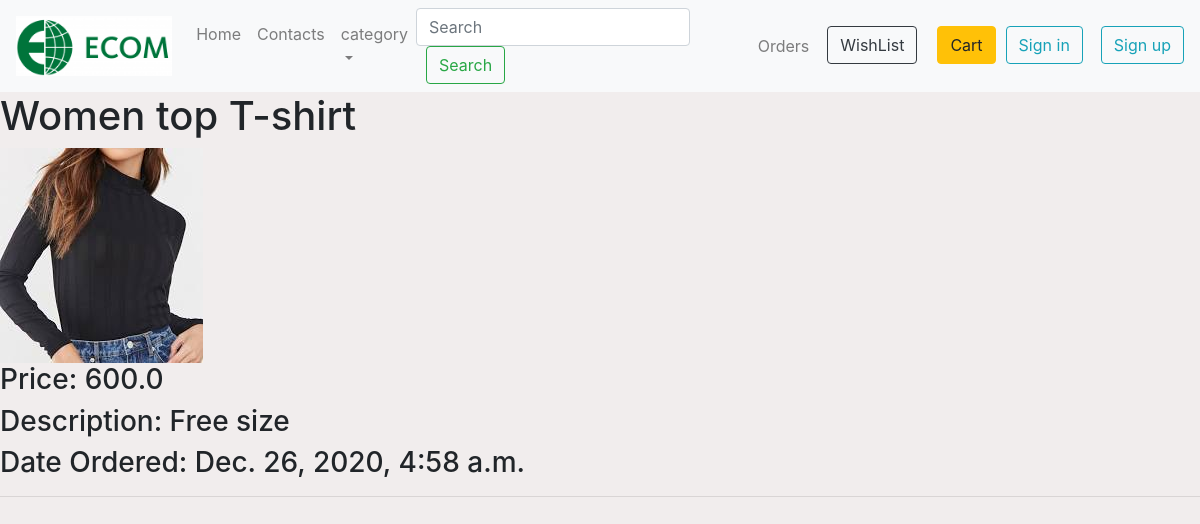
/products/4/, run on the app's committed database.
### store/models.py (models this page shows, shortened)
class Product(models.Model):
    category = models.ForeignKey(Category, null = True, blank= True,related_name= 'products', on_delete= models.CASCADE)
    name = models.CharField(max_length=255, null=True)
    slug = models.SlugField(max_length=255, null= True)
    price = models.FloatField( null=True)
    image = models.ImageField( null = True, blank= True)
    description = models.CharField(max_length = 200, null = True)
    date_created = models.DateTimeField(auto_now_add = True, null = True)

### store/views.py (the view)
# urls.py: path('products/<slug:slug>/', views.productDetail, name = "product_detail"),
def productDetail(request, slug):
    products = get_object_or_404(Product, slug=slug)
    context = {'products': products}
    return render(request, 'store/details.html', context)

### store/templates/store/details.html
{% extends 'store/main.html' %}
{% load static %}
{% block content %}
    <h1 class = "title">{{products.name}}</h1class></h1>
    <img class = "thumbnail" src = "{{products.image.url}}">
    <h3 class="price">Price: {{products.price}}</h3>
    <h3 class="description">Description: {{products.description}}</h3>
    <h3 class="date_created">Date Ordered: {{products.date_created}}</h3>
{% endblock %}

### static/css/style.css (style rules this page uses)
body { background-color: #f1eded; }

### data on the page
Product: name "Women top T-shirt", image (picture), price "600.0", description "Free size", date_created "Dec. 26, 2020, 4:58 a.m."
